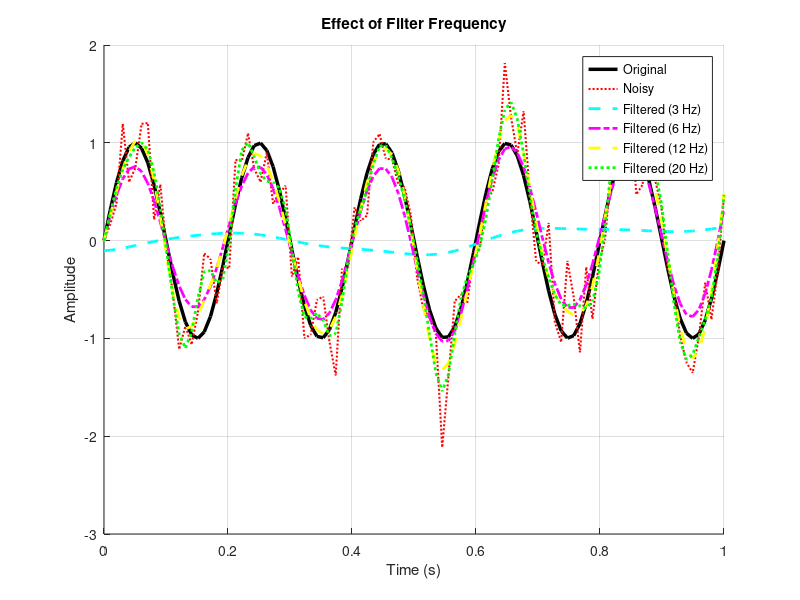

Write the MATLAB code that produced this figure.
%% Base Signal (same every time)
rng(42);  % fixed integer seed

frequency = 5; % Signal frequency (Hz)
amplitude = 1;
sampling_rate = 100;
duration = 1;

t = linspace(0, duration, sampling_rate * duration);

% Original signal
signal = amplitude * sin(2 * pi * frequency * t);

% Add noise ONCE
noise_amplitude = 0.3;
noise = noise_amplitude * randn(size(t));
noisy_signal = signal + noise;

%% Different filter cutoffs
cutoff_frequencies = [3, 6, 12, 20]; % Hz

filtered_signals = zeros(length(cutoff_frequencies), length(t));

for i = 1:length(cutoff_frequencies)
    cutoff = cutoff_frequencies(i);
    normalized_cutoff = cutoff / (sampling_rate / 2);
    
    [b, a] = butter(4, normalized_cutoff, 'low');
    filtered_signals(i, :) = filtfilt(b, a, noisy_signal);
end

%% Plot EVERYTHING on same figure with styles
figure;
hold on;

% Original (bold solid black)
plot(t, signal, 'k-', 'LineWidth', 2.5);

% Noisy (thin dotted red)
plot(t, noisy_signal, 'r:', 'LineWidth', 1.5);

% Style options
line_styles = {'--', '-.', '--', ':'};
% colors = lines(length(cutoff_frequencies));
colors = {'c','m','y','g'};

% Filtered signals with mixed styles
for i = 1:length(cutoff_frequencies)
    plot(t, filtered_signals(i, :), ...
        'LineStyle', line_styles{i}, ...
        'Color', colors{i}, ...
        'LineWidth', 2);
end

xlabel('Time (s)');
ylabel('Amplitude');
title('Effect of Filter Frequency');

legend_entries = [{'Original'}, {'Noisy'}, ...
    arrayfun(@(c) ['Filtered (' num2str(c) ' Hz)'], cutoff_frequencies, 'UniformOutput', false)];
legend(legend_entries, 'Location', 'best');

grid on;
